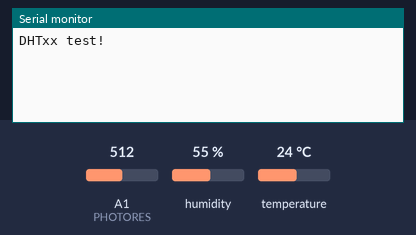
This sketch was run on a simulated Arduino Uno, built with avr-gcc and run on an emulated ATmega328P. On the bench: the last lines printed to the serial monitor. The inputs (shaded band) are chosen by the test bench; at power-on: humidity 55 %, A1 (PHOTORES) = 512, temperature 24 °C.

Above: at 4.3 s.
4.4 s: humidity set to 22 %
At 11.8 s:
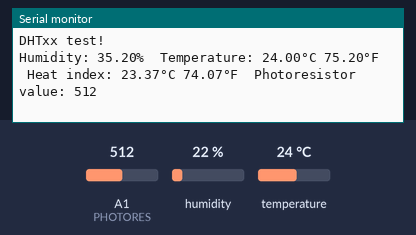
12.1 s: A1 (PHOTORES) set to 716
15.1 s: temperature set to 12 °C
18.1 s: A1 (PHOTORES) set to 900
21.1 s: humidity set to 40 %
At 22.3 s:
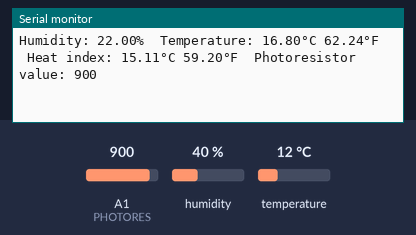

Measured:
- after the input at 4.4 s, the serial monitor: prints a new line after 6.2 s (image 1)

The sketch:

DHTtester.ino
```cpp
// Example testing sketch for various DHT humidity/temperature sensors
// Written by ladyada, public domain

// REQUIRES the following Arduino libraries:
// - DHT Sensor Library: https://github.com/adafruit/DHT-sensor-library
// - Adafruit Unified Sensor Lib: https://github.com/adafruit/Adafruit_Sensor

#include "DHT.h"

#define DHTPIN 2     // Digital pin connected to the DHT sensor
#define PHOTORES A1
// Feather HUZZAH ESP8266 note: use pins 3, 4, 5, 12, 13 or 14 --
// Pin 15 can work but DHT must be disconnected during program upload.

// Uncomment whatever type you're using!
#define DHTTYPE DHT11   // DHT 11
//#define DHTTYPE DHT22   // DHT 22  (AM2302), AM2321
//#define DHTTYPE DHT21   // DHT 21 (AM2301)

// Connect pin 1 (on the left) of the sensor to +5V
// NOTE: If using a board with 3.3V logic like an Arduino Due connect pin 1
// to 3.3V instead of 5V!
// Connect pin 2 of the sensor to whatever your DHTPIN is
// Connect pin 3 (on the right) of the sensor to GROUND (if your sensor has 3 pins)
// Connect pin 4 (on the right) of the sensor to GROUND and leave the pin 3 EMPTY (if your sensor has 4 pins)
// Connect a 10K resistor from pin 2 (data) to pin 1 (power) of the sensor

// Initialize DHT sensor.
// Note that older versions of this library took an optional third parameter to
// tweak the timings for faster processors.  This parameter is no longer needed
// as the current DHT reading algorithm adjusts itself to work on faster procs.
DHT dht(DHTPIN, DHTTYPE);

int light_val;

void setup() {
  pinMode(A1, INPUT);
  Serial.begin(9600);
  Serial.println(F("DHTxx test!"));

  dht.begin();
}

void loop() {
  // Wait a few seconds between measurements.
  delay(500);
  // Reading temperature or humidity takes about 250 milliseconds!
  // Sensor readings may also be up to 2 seconds 'old' (its a very slow sensor)
  float h = 0;
  // Read temperature as Celsius (the default)
  float t = 0;
  // Read temperature as Fahrenheit (isFahrenheit = true)
  float f = 0;

  // Check if any reads failed and exit early (to try again).
  if (isnan(h) || isnan(t) || isnan(f)) {
    Serial.println(F("Failed to read from DHT sensor!"));
    return;
  }

  for (int i = 0; i < 10; i++) {
    delay(1000);

    // Reading temperature or humidity takes about 250 milliseconds!
    // Sensor readings may also be up to 2 seconds 'old' (its a very slow sensor)
    h += dht.readHumidity();
    // Read temperature as Celsius (the default)
    t += dht.readTemperature();
    // Read temperature as Fahrenheit (isFahrenheit = true)
    f += dht.readTemperature(true);
  }
  h = h/10;
  t = t/10;
  f = f/10;

  // Compute heat index in Fahrenheit (the default)
  float hif = dht.computeHeatIndex(f, h);
  // Compute heat index in Celsius (isFahreheit = false)
  float hic = dht.computeHeatIndex(t, h, false);

  light_val = analogRead(PHOTORES);

  Serial.print(F("Humidity: "));
  Serial.print(h);
  Serial.print(F("%  Temperature: "));
  Serial.print(t);
  Serial.print(F("°C "));
  Serial.print(f);
  Serial.print(F("°F  Heat index: "));
  Serial.print(hic);
  Serial.print(F("°C "));
  Serial.print(hif);
  Serial.print(F("°F  "));
  Serial.print("Photoresistor value: ");
  Serial.println(light_val);
}
```
